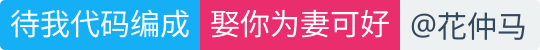

Generate this figure with Python:
# coding=utf-8
import svgwrite
from svgwrite.container import Hyperlink


def generate_slogan():
    width = 600
    height = 50

    dwg = svgwrite.Drawing('slogan.svg', profile='full', size=(u'600', u'50'))

    mask = dwg.mask((0, 0), (600, height), id='a')
    mask.add(dwg.rect((0, 0), (600, height), fill='#eee', rx=5))

    dwg.add(mask)

    g = dwg.add(dwg.g(id='g', fill='none', mask='url(#a)'))
    g.add(dwg.rect((0, 0), (width / 3, height), fill='#03a9f4'))
    g.add(dwg.rect((width / 3, 0), (width / 3, height), fill='#e91e63'))
    g.add(dwg.rect((width * 2 / 3, 0), (width * 2 / 3, height), fill='#ecf0f1'))

    slogan_link = Hyperlink('http://www.xuntayizhan.com/person/ji-ke-ai-qing-zhi-er-shi-dai-wo-dai-ma-bian-cheng-qu-ni-wei-qi-ke-hao-wan/', target='_blank')
    slogan_link.add(dwg.text('待我代码编成', insert=(10, 35), fill='#fff', font_size=30, font_family='STFangSong'))
    slogan_link.add(dwg.text('娶你为妻可好', insert=(210, 35), fill='#fff', font_size=30, font_family='STFangSong'))
    dwg.add(slogan_link)

    link = Hyperlink('http://www.hug8217.com/', target='_blank')
    link.add(dwg.text('@hug8217', insert=(430, 35), fill='#34495e', font_size=30))

    dwg.add(link)

    dwg.save()


if __name__ == '__main__':
    generate_slogan()
